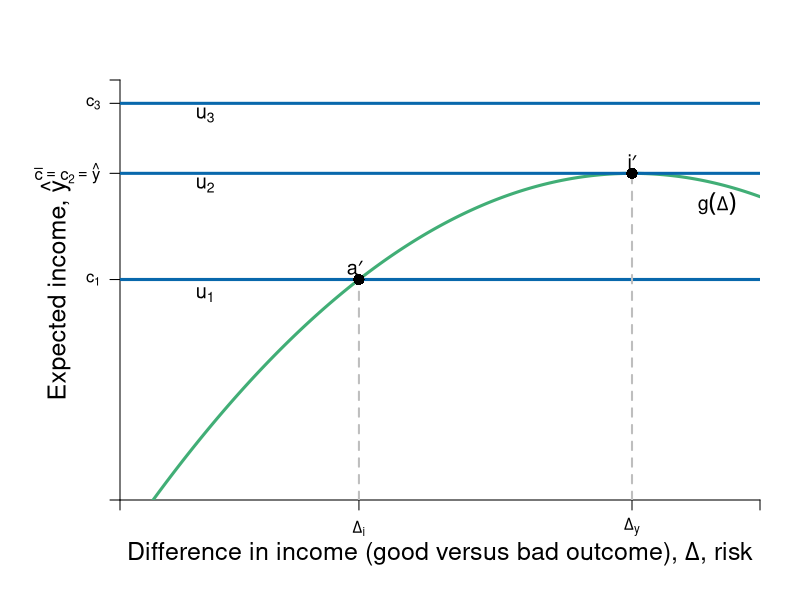

Source code (R):
require(ggplot2)
require(shape)
pdf(file = "risk/risk_return_neutral.pdf", width = 9, height = 7)

#Set parameters for graphics
axislabelsize <- 1.5
labelsize <- 1.2
graphlinewidth <- 3
segmentlinewidth <- 2
a <- c(2, 4, 6)


COL <- c("#7fc97f", "#beaed4", "#fdc086", "#ffff99", "#386cb0", "#f0027f", "#bf5b17", "#666666")
COLA <- c("#e0f3db", "#99d8c9","#66c2a4","#41ae76", "#238b45", "#005824")
COLB <- c("#c6dbef", "#4eb3d3", "#2b8cbe", "#0868ac","#084081")
COLC <- c("#fcfbfd", "#efedf5", "#dadaeb", "#bcbddc", "#9e9ac8", "#807dba", "#6a51a3", "#54278f", "#3f007d")

par(mar =  c(5, 6, 4, 2))
xlims <- c(0, 15)
ylims <- c(0, 18)

riskreturn <- function(g, int1 = 14, int2 = 4, coeff = 1/3){
  int1 - (int2 - (coeff)*g)^2
}

uA <- function(y, g, slope = 0.5){
  y+ y*g  - slope*g^2
}

indiffA <- function(g, intercept = 3, slope = 0.125){
  intercept  + slope*g^2
}


#Plot command 
plot(0, 0, xlim = xlims, ylim = ylims, 
     type = "n",
     xlab = expression(paste("")),
     ylab = expression(paste("")), 
     axes = FALSE,
     # xlab = expression(paste("Bob's Payoff, ", u^B)),
     # ylab = expression(paste("Alfredo's Payoff, ", u^A)),
     #xaxt = "n", 
     #yaxt = "n", 
     cex.lab = axislabelsize, 
     bty = "n", 
     xaxs="i", 
     yaxs="i"
)


#Customize ticks and labels for the plot
# ticksy <- seq(ylims[1], ylims[2], 3)
# ylabels <- seq(ylims[1], ylims[2], 3)
# ticksx <- seq(xlims[1], xlims[2], 5)
# xlabels <- seq(xlims[1], xlims[2], 5)
ticksy <- c(0,  riskreturn(g = 5.6), riskreturn(g = 12), 17, ylims[2])
ylabels <- c(NA, expression(paste(c[1])), expression(paste(bar(c) == c[2],phantom() == hat(y))), expression(paste(c[3])), NA)
ticksx <- c(0, 5.6, 12, xlims[2])
xlabels <- c(NA, expression(paste(Delta[i])), expression(paste(Delta[y])), NA)

axis(1, at = ticksx, pos = 0, labels = xlabels)
axis(2, at = ticksy, pos = 0, labels = ylabels, las = 1)
mtext(expression(paste("Difference in income (good versus bad outcome), ", Delta, ", risk")), side = 1, line = 2.5, cex = axislabelsize)
text(xlims[1] - 1.5, ylims[2] - 0.5*(ylims[2] - ylims[1]), expression(paste("Expected income, ", hat(y))), xpd = TRUE, cex = axislabelsize, srt = 90) 


npts <- 500 
xx1 <- seq(xlims[1], xlims[2], length.out = npts)
lines(xx1, riskreturn(xx1), col = COLA[4], lwd = graphlinewidth, lty = 1)
# lines(xx1, indiffA(xx1, intercept = 2), col = COLB[4], lwd = graphlinewidth, lty = 1)
# lines(xx1, indiffA(xx1, intercept = 5.6), col = COLB[4], lwd = graphlinewidth, lty = 1)
# lines(xx1, indiffA(xx1, intercept = 9), col = COLB[4], lwd = graphlinewidth, lty = 1)
# 

#Add points a, b, c and c
#segments(5.6, 0, 5.6, riskreturn(g = 5.6), lty = 2, col = COLB[4], lwd = segmentlinewidth)
segments(0, riskreturn(g = 5.6), xlims[2], riskreturn(g = 5.6), lty = 1, col = COLB[4], lwd = graphlinewidth)
segments(0, riskreturn(g = 12) , xlims[2], riskreturn(g = 12) , lty = 1, col = COLB[4], lwd = graphlinewidth)
segments(0, 17, xlims[2], 17, lty = 1, col = COLB[4], lwd = graphlinewidth)

segments(5.6, 0, 5.6, riskreturn(g = 5.6), lty = 2, col = "gray", lwd = segmentlinewidth)

segments(12, 0, 12, riskreturn(g = 12) , lty = 2, col = "gray", lwd = segmentlinewidth)


#Label risk return schedule
text(14, 12.7, expression(paste(g(Delta))), cex = labelsize)


#Label value functions
text(2, 8.8, expression(u[1]), cex = labelsize)
text(2, 13.5, expression(u[2]), cex = labelsize)
text(2, 16.5, expression(u[3]), cex = labelsize)


points(5.6, riskreturn(g = 5.6), pch = 16, col = "black", cex = 1.5)
text(5.6 - 0.1, riskreturn(g = 5.6) + 0.5, expression(paste(a*minute)), cex = labelsize)


points(12, riskreturn(g = 12) , pch = 16, col = "black", cex = 1.5)
text(12, riskreturn(g = 12) + 0.5, expression(paste(i*minute)), cex = labelsize)


dev.off()
